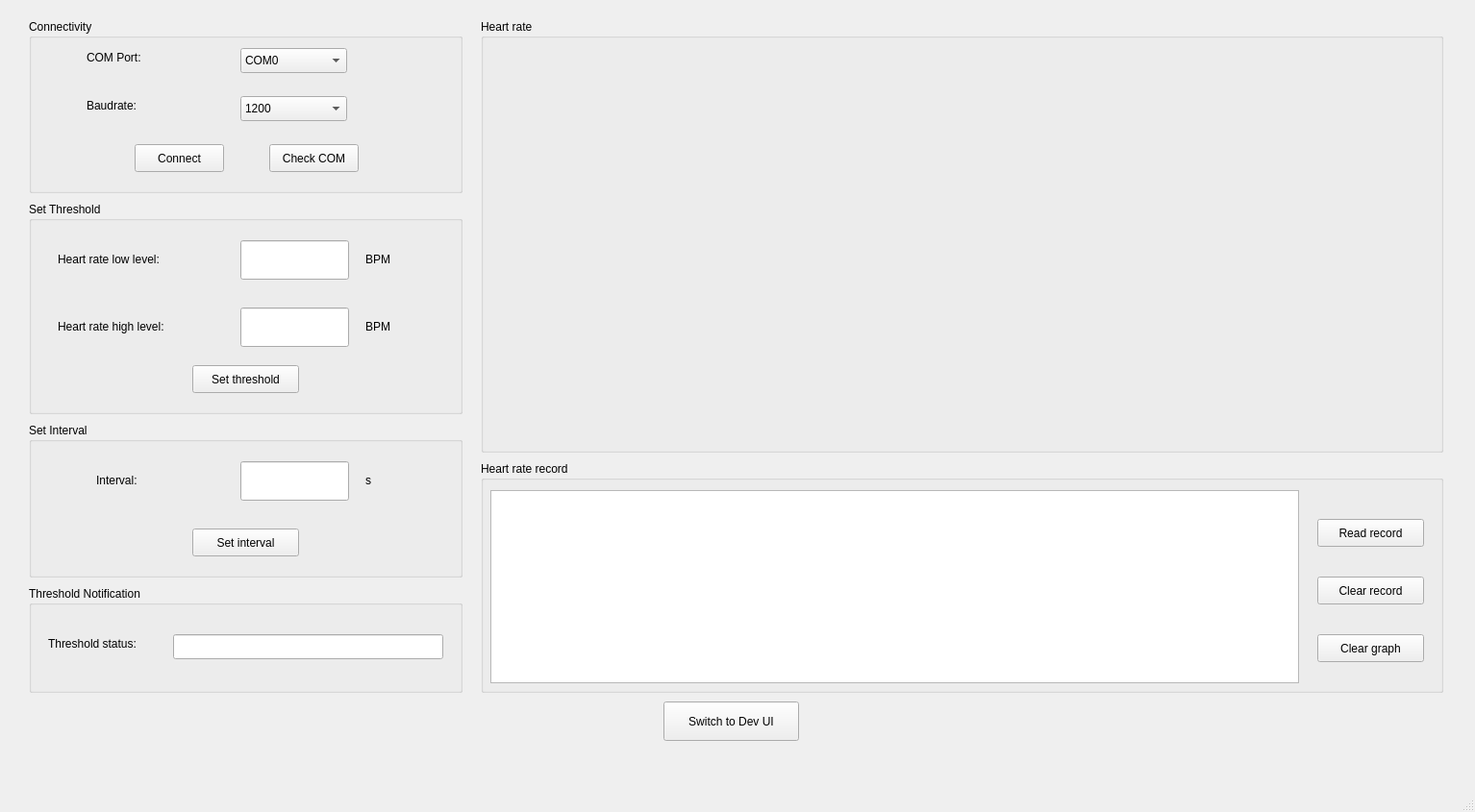
<?xml version="1.0" encoding="UTF-8"?>
<ui version="4.0">
 <class>User_UI</class>
 <widget class="QMainWindow" name="User_UI">
  <property name="geometry">
   <rect>
    <x>0</x>
    <y>0</y>
    <width>1534</width>
    <height>845</height>
   </rect>
  </property>
  <property name="windowTitle">
   <string>MainWindow</string>
  </property>
  <widget class="QWidget" name="centralwidget">
   <widget class="QGroupBox" name="Heart_rate_graph">
    <property name="geometry">
     <rect>
      <x>500</x>
      <y>20</y>
      <width>1001</width>
      <height>451</height>
     </rect>
    </property>
    <property name="title">
     <string>Heart rate</string>
    </property>
   </widget>
   <widget class="QPushButton" name="btn_switch_to_dev_ui">
    <property name="geometry">
     <rect>
      <x>690</x>
      <y>730</y>
      <width>141</width>
      <height>41</height>
     </rect>
    </property>
    <property name="text">
     <string>Switch to Dev UI</string>
    </property>
   </widget>
   <widget class="QGroupBox" name="Notification">
    <property name="geometry">
     <rect>
      <x>30</x>
      <y>610</y>
      <width>451</width>
      <height>111</height>
     </rect>
    </property>
    <property name="title">
     <string>Threshold Notification</string>
    </property>
    <widget class="QLabel" name="lbl_thre_noti">
     <property name="geometry">
      <rect>
       <x>20</x>
       <y>50</y>
       <width>121</width>
       <height>20</height>
      </rect>
     </property>
     <property name="text">
      <string>Threshold status:</string>
     </property>
    </widget>
    <widget class="QLineEdit" name="line_thre_noti">
     <property name="geometry">
      <rect>
       <x>150</x>
       <y>50</y>
       <width>281</width>
       <height>26</height>
      </rect>
     </property>
    </widget>
   </widget>
   <widget class="QGroupBox" name="Connectivity">
    <property name="geometry">
     <rect>
      <x>30</x>
      <y>20</y>
      <width>451</width>
      <height>181</height>
     </rect>
    </property>
    <property name="title">
     <string>Connectivity</string>
    </property>
    <widget class="QLabel" name="lbl_com">
     <property name="geometry">
      <rect>
       <x>60</x>
       <y>30</y>
       <width>81</width>
       <height>20</height>
      </rect>
     </property>
     <property name="text">
      <string>COM Port:</string>
     </property>
    </widget>
    <widget class="QLabel" name="lbl_baudrate">
     <property name="geometry">
      <rect>
       <x>60</x>
       <y>80</y>
       <width>71</width>
       <height>20</height>
      </rect>
     </property>
     <property name="text">
      <string>Baudrate:</string>
     </property>
    </widget>
    <widget class="QPushButton" name="btn_connect_com">
     <property name="geometry">
      <rect>
       <x>110</x>
       <y>130</y>
       <width>93</width>
       <height>29</height>
      </rect>
     </property>
     <property name="text">
      <string>Connect</string>
     </property>
    </widget>
    <widget class="QComboBox" name="cbb_com">
     <property name="geometry">
      <rect>
       <x>220</x>
       <y>30</y>
       <width>111</width>
       <height>26</height>
      </rect>
     </property>
     <item>
      <property name="text">
       <string>COM0</string>
      </property>
     </item>
     <item>
      <property name="text">
       <string>COM1</string>
      </property>
     </item>
     <item>
      <property name="text">
       <string>COM2</string>
      </property>
     </item>
     <item>
      <property name="text">
       <string>COM3</string>
      </property>
     </item>
     <item>
      <property name="text">
       <string>COM4</string>
      </property>
     </item>
     <item>
      <property name="text">
       <string>COM5</string>
      </property>
     </item>
     <item>
      <property name="text">
       <string>COM6</string>
      </property>
     </item>
     <item>
      <property name="text">
       <string>COM7</string>
      </property>
     </item>
     <item>
      <property name="text">
       <string>COM8</string>
      </property>
     </item>
     <item>
      <property name="text">
       <string>COM9</string>
      </property>
     </item>
     <item>
      <property name="text">
       <string>COM10</string>
      </property>
     </item>
     <item>
      <property name="text">
       <string>COM11</string>
      </property>
     </item>
     <item>
      <property name="text">
       <string>COM12</string>
      </property>
     </item>
     <item>
      <property name="text">
       <string>COM13</string>
      </property>
     </item>
     <item>
      <property name="text">
       <string>COM14</string>
      </property>
     </item>
     <item>
      <property name="text">
       <string>COM15</string>
      </property>
     </item>
     <item>
      <property name="text">
       <string>COM16</string>
      </property>
     </item>
     <item>
      <property name="text">
       <string>COM17</string>
      </property>
     </item>
     <item>
      <property name="text">
       <string>COM18</string>
      </property>
     </item>
     <item>
      <property name="text">
       <string>COM19</string>
      </property>
     </item>
     <item>
      <property name="text">
       <string>COM20</string>
      </property>
     </item>
    </widget>
    <widget class="QComboBox" name="cbb_baudrate">
     <property name="geometry">
      <rect>
       <x>220</x>
       <y>80</y>
       <width>111</width>
       <height>26</height>
      </rect>
     </property>
     <item>
      <property name="text">
       <string>1200</string>
      </property>
     </item>
     <item>
      <property name="text">
       <string>2400</string>
      </property>
     </item>
     <item>
      <property name="text">
       <string>4800</string>
      </property>
     </item>
     <item>
      <property name="text">
       <string>9600</string>
      </property>
     </item>
     <item>
      <property name="text">
       <string>14400</string>
      </property>
     </item>
     <item>
      <property name="text">
       <string>19200</string>
      </property>
     </item>
     <item>
      <property name="text">
       <string>38400</string>
      </property>
     </item>
     <item>
      <property name="text">
       <string>57600</string>
      </property>
     </item>
     <item>
      <property name="text">
       <string>115200</string>
      </property>
     </item>
     <item>
      <property name="text">
       <string>230400</string>
      </property>
     </item>
     <item>
      <property name="text">
       <string>460800</string>
      </property>
     </item>
     <item>
      <property name="text">
       <string>921600</string>
      </property>
     </item>
     <item>
      <property name="text">
       <string>1000000</string>
      </property>
     </item>
    </widget>
    <widget class="QPushButton" name="btn_check_com">
     <property name="geometry">
      <rect>
       <x>250</x>
       <y>130</y>
       <width>93</width>
       <height>29</height>
      </rect>
     </property>
     <property name="text">
      <string>Check COM</string>
     </property>
    </widget>
   </widget>
   <widget class="QGroupBox" name="Threshold">
    <property name="geometry">
     <rect>
      <x>30</x>
      <y>210</y>
      <width>451</width>
      <height>221</height>
     </rect>
    </property>
    <property name="title">
     <string>Set Threshold</string>
    </property>
    <widget class="QLabel" name="lbl_low_level">
     <property name="geometry">
      <rect>
       <x>30</x>
       <y>50</y>
       <width>151</width>
       <height>20</height>
      </rect>
     </property>
     <property name="text">
      <string>Heart rate low level:</string>
     </property>
    </widget>
    <widget class="QLabel" name="lbl_high_level">
     <property name="geometry">
      <rect>
       <x>30</x>
       <y>120</y>
       <width>161</width>
       <height>20</height>
      </rect>
     </property>
     <property name="text">
      <string>Heart rate high level:</string>
     </property>
    </widget>
    <widget class="QLineEdit" name="line_low_level">
     <property name="geometry">
      <rect>
       <x>220</x>
       <y>40</y>
       <width>113</width>
       <height>41</height>
      </rect>
     </property>
    </widget>
    <widget class="QLineEdit" name="line_high_level">
     <property name="geometry">
      <rect>
       <x>220</x>
       <y>110</y>
       <width>113</width>
       <height>41</height>
      </rect>
     </property>
    </widget>
    <widget class="QPushButton" name="btn_set_threshold">
     <property name="geometry">
      <rect>
       <x>170</x>
       <y>170</y>
       <width>111</width>
       <height>29</height>
      </rect>
     </property>
     <property name="text">
      <string>Set threshold</string>
     </property>
    </widget>
    <widget class="QLabel" name="lbl_bpm_1">
     <property name="geometry">
      <rect>
       <x>350</x>
       <y>50</y>
       <width>71</width>
       <height>20</height>
      </rect>
     </property>
     <property name="text">
      <string>BPM</string>
     </property>
    </widget>
    <widget class="QLabel" name="lbl_bpm_2">
     <property name="geometry">
      <rect>
       <x>350</x>
       <y>120</y>
       <width>71</width>
       <height>20</height>
      </rect>
     </property>
     <property name="text">
      <string>BPM</string>
     </property>
    </widget>
   </widget>
   <widget class="QGroupBox" name="Record">
    <property name="geometry">
     <rect>
      <x>500</x>
      <y>480</y>
      <width>1001</width>
      <height>241</height>
     </rect>
    </property>
    <property name="title">
     <string>Heart rate record</string>
    </property>
    <widget class="QTextEdit" name="txt_record">
     <property name="geometry">
      <rect>
       <x>10</x>
       <y>30</y>
       <width>841</width>
       <height>201</height>
      </rect>
     </property>
    </widget>
    <widget class="QPushButton" name="btn_read_record">
     <property name="geometry">
      <rect>
       <x>870</x>
       <y>60</y>
       <width>111</width>
       <height>29</height>
      </rect>
     </property>
     <property name="text">
      <string>Read record</string>
     </property>
    </widget>
    <widget class="QPushButton" name="btn_clear_record">
     <property name="geometry">
      <rect>
       <x>870</x>
       <y>120</y>
       <width>111</width>
       <height>29</height>
      </rect>
     </property>
     <property name="text">
      <string>Clear record</string>
     </property>
    </widget>
    <widget class="QPushButton" name="btn_clear_graph">
     <property name="geometry">
      <rect>
       <x>870</x>
       <y>180</y>
       <width>111</width>
       <height>29</height>
      </rect>
     </property>
     <property name="text">
      <string>Clear graph</string>
     </property>
    </widget>
   </widget>
   <widget class="QGroupBox" name="Interval">
    <property name="geometry">
     <rect>
      <x>30</x>
      <y>440</y>
      <width>451</width>
      <height>161</height>
     </rect>
    </property>
    <property name="title">
     <string>Set Interval</string>
    </property>
    <widget class="QLabel" name="lbl_interval">
     <property name="geometry">
      <rect>
       <x>70</x>
       <y>50</y>
       <width>81</width>
       <height>20</height>
      </rect>
     </property>
     <property name="text">
      <string>Interval:</string>
     </property>
    </widget>
    <widget class="QLineEdit" name="line_set_interval">
     <property name="geometry">
      <rect>
       <x>220</x>
       <y>40</y>
       <width>113</width>
       <height>41</height>
      </rect>
     </property>
    </widget>
    <widget class="QLabel" name="lbl_s">
     <property name="geometry">
      <rect>
       <x>350</x>
       <y>50</y>
       <width>31</width>
       <height>20</height>
      </rect>
     </property>
     <property name="text">
      <string>s</string>
     </property>
    </widget>
    <widget class="QPushButton" name="btn_set_interval">
     <property name="geometry">
      <rect>
       <x>170</x>
       <y>110</y>
       <width>111</width>
       <height>29</height>
      </rect>
     </property>
     <property name="text">
      <string>Set interval</string>
     </property>
    </widget>
   </widget>
  </widget>
  <widget class="QMenuBar" name="menubar">
   <property name="geometry">
    <rect>
     <x>0</x>
     <y>0</y>
     <width>1534</width>
     <height>26</height>
    </rect>
   </property>
  </widget>
  <widget class="QStatusBar" name="statusbar"/>
 </widget>
 <resources/>
 <connections/>
</ui>
